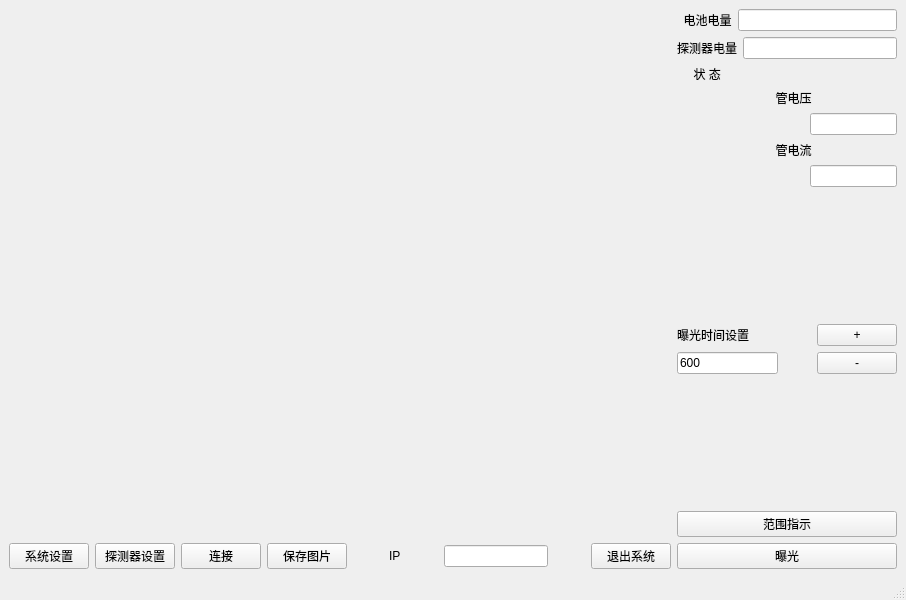
<?xml version="1.0" encoding="UTF-8"?>
<ui version="4.0">
 <class>MainWindow</class>
 <widget class="QMainWindow" name="MainWindow">
  <property name="geometry">
   <rect>
    <x>0</x>
    <y>0</y>
    <width>906</width>
    <height>600</height>
   </rect>
  </property>
  <property name="windowTitle">
   <string>MainWindow</string>
  </property>
  <widget class="QWidget" name="centralwidget">
   <layout class="QGridLayout" name="gridLayout">
    <item row="0" column="0">
     <layout class="QHBoxLayout" name="horizontalLayout_5">
      <item>
       <layout class="QVBoxLayout" name="verticalLayout_3" stretch="1,0">
        <item>
         <widget class="ImageLabel" name="preview">
          <property name="autoFillBackground">
           <bool>false</bool>
          </property>
          <property name="text">
           <string/>
          </property>
          <property name="alignment">
           <set>Qt::AlignCenter</set>
          </property>
         </widget>
        </item>
        <item>
         <layout class="QHBoxLayout" name="horizontalLayout_2" stretch="0,0,0,0,0,0,0,0,0,0">
          <item>
           <widget class="QPushButton" name="systemSetting">
            <property name="text">
             <string>系统设置</string>
            </property>
           </widget>
          </item>
          <item>
           <widget class="QPushButton" name="fpdSetting">
            <property name="text">
             <string>探测器设置</string>
            </property>
           </widget>
          </item>
          <item>
           <widget class="QPushButton" name="connect">
            <property name="text">
             <string>连接</string>
            </property>
           </widget>
          </item>
          <item>
           <widget class="QPushButton" name="saveImage">
            <property name="text">
             <string>保存图片</string>
            </property>
           </widget>
          </item>
          <item>
           <spacer name="horizontalSpacer_5">
            <property name="orientation">
             <enum>Qt::Horizontal</enum>
            </property>
            <property name="sizeHint" stdset="0">
             <size>
              <width>40</width>
              <height>20</height>
             </size>
            </property>
           </spacer>
          </item>
          <item>
           <widget class="QLabel" name="IPaddr">
            <property name="text">
             <string>IP</string>
            </property>
           </widget>
          </item>
          <item>
           <spacer name="horizontalSpacer_6">
            <property name="orientation">
             <enum>Qt::Horizontal</enum>
            </property>
            <property name="sizeHint" stdset="0">
             <size>
              <width>40</width>
              <height>20</height>
             </size>
            </property>
           </spacer>
          </item>
          <item>
           <widget class="QLineEdit" name="ImageNum"/>
          </item>
          <item>
           <spacer name="horizontalSpacer">
            <property name="orientation">
             <enum>Qt::Horizontal</enum>
            </property>
            <property name="sizeHint" stdset="0">
             <size>
              <width>40</width>
              <height>20</height>
             </size>
            </property>
           </spacer>
          </item>
          <item>
           <widget class="QPushButton" name="exitSystem">
            <property name="text">
             <string>退出系统</string>
            </property>
           </widget>
          </item>
         </layout>
        </item>
       </layout>
      </item>
      <item>
       <layout class="QVBoxLayout" name="verticalLayout_2">
        <item>
         <layout class="QFormLayout" name="formLayout_8">
          <item row="0" column="0">
           <widget class="QLabel" name="label_2">
            <property name="text">
             <string>  电池电量</string>
            </property>
           </widget>
          </item>
          <item row="0" column="1">
           <widget class="QLineEdit" name="batteryLevel"/>
          </item>
         </layout>
        </item>
        <item>
         <layout class="QFormLayout" name="formLayout">
          <item row="0" column="0">
           <widget class="QLabel" name="label_6">
            <property name="text">
             <string>探测器电量</string>
            </property>
           </widget>
          </item>
          <item row="0" column="1">
           <widget class="QLineEdit" name="fpdbatteryLevel"/>
          </item>
         </layout>
        </item>
        <item>
         <layout class="QFormLayout" name="formLayout_9">
          <item row="0" column="0">
           <widget class="QLabel" name="label_4">
            <property name="text">
             <string>     状 态</string>
            </property>
           </widget>
          </item>
          <item row="0" column="1">
           <widget class="QLabel" name="chargeState">
            <property name="autoFillBackground">
             <bool>false</bool>
            </property>
            <property name="styleSheet">
             <string notr="true"/>
            </property>
            <property name="text">
             <string/>
            </property>
           </widget>
          </item>
         </layout>
        </item>
        <item>
         <widget class="QLabel" name="label_3">
          <property name="text">
           <string>    管电压</string>
          </property>
          <property name="alignment">
           <set>Qt::AlignCenter</set>
          </property>
         </widget>
        </item>
        <item>
         <layout class="QHBoxLayout" name="horizontalLayout_3" stretch="1,0,1">
          <item>
           <widget class="QLabel" name="voltmeter">
            <property name="text">
             <string/>
            </property>
            <property name="alignment">
             <set>Qt::AlignCenter</set>
            </property>
           </widget>
          </item>
          <item>
           <spacer name="horizontalSpacer_3">
            <property name="orientation">
             <enum>Qt::Horizontal</enum>
            </property>
            <property name="sizeHint" stdset="0">
             <size>
              <width>40</width>
              <height>20</height>
             </size>
            </property>
           </spacer>
          </item>
          <item>
           <widget class="QLineEdit" name="volSet">
            <property name="enabled">
             <bool>true</bool>
            </property>
            <property name="sizePolicy">
             <sizepolicy hsizetype="Preferred" vsizetype="Fixed">
              <horstretch>0</horstretch>
              <verstretch>0</verstretch>
             </sizepolicy>
            </property>
            <property name="styleSheet">
             <string notr="true"/>
            </property>
            <property name="alignment">
             <set>Qt::AlignCenter</set>
            </property>
            <property name="readOnly">
             <bool>false</bool>
            </property>
           </widget>
          </item>
         </layout>
        </item>
        <item>
         <widget class="QLabel" name="label">
          <property name="text">
           <string>    管电流</string>
          </property>
          <property name="alignment">
           <set>Qt::AlignCenter</set>
          </property>
         </widget>
        </item>
        <item>
         <layout class="QHBoxLayout" name="horizontalLayout_4" stretch="1,0,1">
          <item>
           <widget class="QLabel" name="ammeter">
            <property name="text">
             <string/>
            </property>
            <property name="alignment">
             <set>Qt::AlignCenter</set>
            </property>
           </widget>
          </item>
          <item>
           <spacer name="horizontalSpacer_4">
            <property name="orientation">
             <enum>Qt::Horizontal</enum>
            </property>
            <property name="sizeHint" stdset="0">
             <size>
              <width>40</width>
              <height>20</height>
             </size>
            </property>
           </spacer>
          </item>
          <item>
           <widget class="QLineEdit" name="amSet">
            <property name="sizePolicy">
             <sizepolicy hsizetype="Preferred" vsizetype="Fixed">
              <horstretch>0</horstretch>
              <verstretch>0</verstretch>
             </sizepolicy>
            </property>
            <property name="alignment">
             <set>Qt::AlignCenter</set>
            </property>
            <property name="readOnly">
             <bool>false</bool>
            </property>
           </widget>
          </item>
         </layout>
        </item>
        <item>
         <spacer name="verticalSpacer_2">
          <property name="orientation">
           <enum>Qt::Vertical</enum>
          </property>
          <property name="sizeHint" stdset="0">
           <size>
            <width>20</width>
            <height>40</height>
           </size>
          </property>
         </spacer>
        </item>
        <item>
         <layout class="QHBoxLayout" name="horizontalLayout">
          <item>
           <layout class="QVBoxLayout" name="verticalLayout_6">
            <item>
             <widget class="QLabel" name="label_5">
              <property name="text">
               <string>曝光时间设置</string>
              </property>
             </widget>
            </item>
            <item>
             <widget class="QLineEdit" name="exposureSetting">
              <property name="enabled">
               <bool>true</bool>
              </property>
              <property name="sizePolicy">
               <sizepolicy hsizetype="Preferred" vsizetype="Fixed">
                <horstretch>0</horstretch>
                <verstretch>0</verstretch>
               </sizepolicy>
              </property>
              <property name="text">
               <string>600</string>
              </property>
              <property name="readOnly">
               <bool>true</bool>
              </property>
             </widget>
            </item>
           </layout>
          </item>
          <item>
           <spacer name="horizontalSpacer_2">
            <property name="orientation">
             <enum>Qt::Horizontal</enum>
            </property>
            <property name="sizeHint" stdset="0">
             <size>
              <width>40</width>
              <height>20</height>
             </size>
            </property>
           </spacer>
          </item>
          <item>
           <layout class="QVBoxLayout" name="verticalLayout">
            <item>
             <widget class="QPushButton" name="addTime">
              <property name="text">
               <string>+</string>
              </property>
             </widget>
            </item>
            <item>
             <widget class="QPushButton" name="subTime">
              <property name="text">
               <string>-</string>
              </property>
             </widget>
            </item>
           </layout>
          </item>
         </layout>
        </item>
        <item>
         <spacer name="verticalSpacer">
          <property name="orientation">
           <enum>Qt::Vertical</enum>
          </property>
          <property name="sizeHint" stdset="0">
           <size>
            <width>20</width>
            <height>40</height>
           </size>
          </property>
         </spacer>
        </item>
        <item>
         <widget class="QPushButton" name="range">
          <property name="text">
           <string>范围指示</string>
          </property>
          <property name="checkable">
           <bool>true</bool>
          </property>
         </widget>
        </item>
        <item>
         <widget class="QPushButton" name="exposure">
          <property name="text">
           <string>曝光</string>
          </property>
         </widget>
        </item>
       </layout>
      </item>
     </layout>
    </item>
   </layout>
  </widget>
  <widget class="QMenuBar" name="menubar">
   <property name="geometry">
    <rect>
     <x>0</x>
     <y>0</y>
     <width>906</width>
     <height>22</height>
    </rect>
   </property>
  </widget>
  <widget class="QStatusBar" name="statusbar">
   <property name="styleSheet">
    <string notr="true">color: rgb(255, 255, 255);</string>
   </property>
  </widget>
 </widget>
 <customwidgets>
  <customwidget>
   <class>ImageLabel</class>
   <extends>QLabel</extends>
   <header location="global">imagelabel.h</header>
  </customwidget>
 </customwidgets>
 <resources/>
 <connections/>
</ui>
